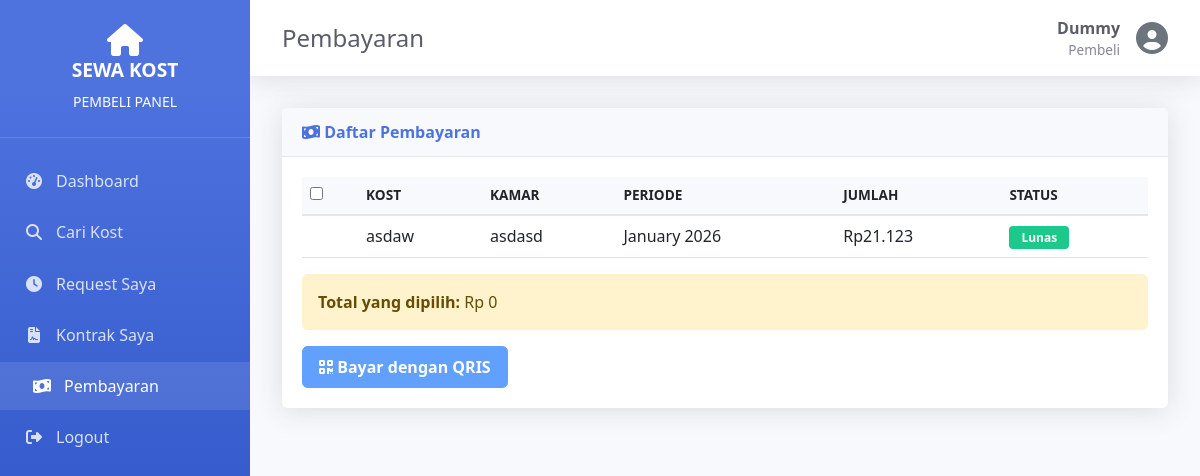
Page /pembeli/pembayaran.php (signed in) on the committed database.
### tables this page shows
CREATE TABLE `pembayaran` (
  `id` int(11) NOT NULL AUTO_INCREMENT,
  `kontrak_id` int(11) NOT NULL,
  `bulan_ke` int(11) NOT NULL,
  `periode_bulan` varchar(20) NOT NULL,
  `jumlah` decimal(12,2) NOT NULL,
  `metode` enum('QRIS') DEFAULT 'QRIS',
  `status` enum('Lunas','Belum Bayar','Terlambat','Menunggu') DEFAULT 'Belum Bayar',
  `bukti_pembayaran` varchar(255) DEFAULT NULL,
  `tanggal_upload` datetime DEFAULT NULL,
  `tanggal_bayar` date DEFAULT NULL,
  `created_at` timestamp NOT NULL DEFAULT current_timestamp(),
  PRIMARY KEY (`id`),
  KEY `kontrak_id` (`kontrak_id`),
  CONSTRAINT `pembayaran_ibfk_1` FOREIGN KEY (`kontrak_id`) REFERENCES `kontrak` (`id`) ON DELETE CASCADE
);

CREATE TABLE `kost` (
  `id` int(11) NOT NULL AUTO_INCREMENT,
  `pemilik_id` int(11) NOT NULL,
  `nama_kost` varchar(100) NOT NULL,
  `alamat` text NOT NULL,
  `kota` varchar(50) DEFAULT NULL,
  `deskripsi` text DEFAULT NULL,
  `foto` varchar(255) DEFAULT NULL,
  `created_at` timestamp NOT NULL DEFAULT current_timestamp(),
  PRIMARY KEY (`id`),
  KEY `pemilik_id` (`pemilik_id`),
  CONSTRAINT `kost_ibfk_1` FOREIGN KEY (`pemilik_id`) REFERENCES `users` (`id`) ON DELETE CASCADE
);

CREATE TABLE `kamar` (
  `id` int(11) NOT NULL AUTO_INCREMENT,
  `kost_id` int(11) NOT NULL,
  `nomor_kamar` varchar(20) NOT NULL,
  `harga_sewa` decimal(12,2) NOT NULL,
  `status` enum('Kosong','Terisi','Maintenance') DEFAULT 'Kosong',
  `foto` varchar(255) DEFAULT NULL,
  `fasilitas` text DEFAULT NULL,
  `created_at` timestamp NOT NULL DEFAULT current_timestamp(),
  PRIMARY KEY (`id`),
  KEY `kost_id` (`kost_id`),
  CONSTRAINT `kamar_ibfk_1` FOREIGN KEY (`kost_id`) REFERENCES `kost` (`id`) ON DELETE CASCADE
);

### lib/auth.php (called while the page is built, shortened)
<?php
require_once __DIR__ . '/database.php';
class Auth {
    public static function id() {
        return $_SESSION['user_id'] ?? null;
    }
}

### lib/database.php (called while the page is built, shortened)
<?php
class Database {
    private static $connection = null;
    public static function connect() {
        if (self::$connection === null) {
            self::$connection = new mysqli(DB_HOST, DB_USER, DB_PASS, DB_NAME);
            self::$connection->set_charset("utf8mb4");
        }
        return self::$connection;
    }
    public static function query($sql) {
        $conn = self::connect();
        $result = $conn->query($sql);
        return $result;
    }
    public static function fetchAll($sql) {
        $result = self::query($sql);
        $data = [];
        while ($row = $result->fetch_assoc()) {
            $data[] = $row;
        }
        return $data;
    }
}

### pembeli/pembayaran.php (the view, shortened to what this page needs)
<?php
require_once __DIR__.'/../lib/auth.php';
require_once __DIR__.'/../lib/database.php';
$userId = Auth::id();
$pembayaranData = Database::fetchAll("
    SELECT pb.*, kt.tanggal_mulai, kt.tanggal_berakhir, k.nomor_kamar, ks.nama_kost
    FROM pembayaran pb
    JOIN kontrak kt ON pb.kontrak_id = kt.id
    JOIN penyewa p ON kt.penyewa_id = p.id
    JOIN kamar k ON kt.kamar_id = k.id
    JOIN kost ks ON k.kost_id = ks.id
    WHERE p.user_id = $userId
    ORDER BY pb.bulan_ke ASC
");
include __DIR__.'/../layout/header.php';
include __DIR__.'/../layout/sidebar.php';
?>
<div class="card mb-4">
    <div class="card-header">
        <i class="fas fa-money-bill-wave"></i> Daftar Pembayaran
    </div>
    <div class="card-body">
        <?php if(empty($pembayaranData)): ?>
            <div class="alert alert-info">Belum ada pembayaran.</div>
        <?php else: ?>
            <form method="POST" id="formBayar" enctype="multipart/form-data">
                <div class="table-responsive">
                    <table class="table table-hover">
                        <thead>
                            <tr>
                                <th><input type="checkbox" id="checkAll"></th>
                                <th>Kost</th>
                                <th>Kamar</th>
                                <th>Periode</th>
                                <th>Jumlah</th>
                                <th>Status</th>
                            </tr>
                        </thead>
                        <tbody>
                            <?php foreach($pembayaranData as $p): ?>
                            <tr>
                                <td>
                                </td>
                                <td><?php echo htmlspecialchars($p['nama_kost']); ?></td>
                                <td><?php echo htmlspecialchars($p['nomor_kamar']); ?></td>
                                <td><?php echo htmlspecialchars($p['periode_bulan']); ?></td>
                                <td>Rp<?php echo number_format($p['jumlah'], 0, ',', '.'); ?></td>
                                <td>
                                    <span class="badge badge-status badge-<?php echo strtolower(str_replace(' ', '-', $p['status'])); ?>">
                                        <?php echo $p['status']; ?>
                                    </span>
                                </td>
                            </tr>
                            <?php endforeach; ?>
                        </tbody>
                    </table>
                </div>
                <div class="alert alert-warning">
                    <strong>Total yang dipilih:</strong> <span id="totalBayar">Rp 0</span>
                </div>
                <button type="button" class="btn btn-primary" onclick="showQRIS()" id="btnBayar" disabled>
                    <i class="fas fa-qrcode"></i> Bayar dengan QRIS
                </button>
            </form>
        <?php endif; ?>
    </div>
</div>
<?php include __DIR__.'/../layout/footer.php'; ?>

### assets/css/style.css (style rules this page uses)
:root { --primary-color: #4e73df; --secondary-color: #858796; --success-color: #1cc88a; --danger-color: #e74a3b; --warning-color: #f6c23e; --info-color: #36b9cc; --sidebar-width: 250px; }
* { margin: 0; padding: 0; box-sizing: border-box; }
body { font-family: 'Segoe UI', Tahoma, Geneva, Verdana, sans-serif; background-color: #f8f9fc; color: #5a5c69; }
.card { border: none; border-radius: 0.35rem; box-shadow: 0 0.15rem 1.75rem 0 rgba(58, 59, 69, 0.15); }
.card-header { background-color: #f8f9fc; border-bottom: 1px solid #e3e6f0; padding: 0.75rem 1.25rem; font-weight: bold; color: var(--primary-color); }
.card-body { padding: 1.25rem; }
.table { color: #5a5c69; }
.table thead th { background-color: #f8f9fc; border-bottom: 2px solid #e3e6f0; font-weight: bold; text-transform: uppercase; font-size: 0.85rem; }
.badge-status { padding: 0.35rem 0.75rem; font-size: 0.75rem; font-weight: bold; }
.badge-lunas { background-color: var(--success-color); }
.btn { padding: 0.5rem 1rem; border-radius: 0.35rem; font-weight: 600; transition: all 0.3s; }
.btn-primary { background-color: var(--primary-color); border-color: var(--primary-color); }
.alert { border-radius: 0.35rem; border: none; }
.badge-status { padding: 0.35rem 0.75rem; font-size: 0.75rem; font-weight: bold; border-radius: 0.25rem; }

### rows in the picture
pembayaran: kost.nama_kost "asdaw", kamar.nomor_kamar "asdasd", periode_bulan "January 2026", jumlah "21.123", status "Lunas"

### other values in the picture
$role "PEMBELI"
$pageTitle "Pembayaran"
$user['nama_lengkap'] "Dummy"
$user['role'] "Pembeli"
